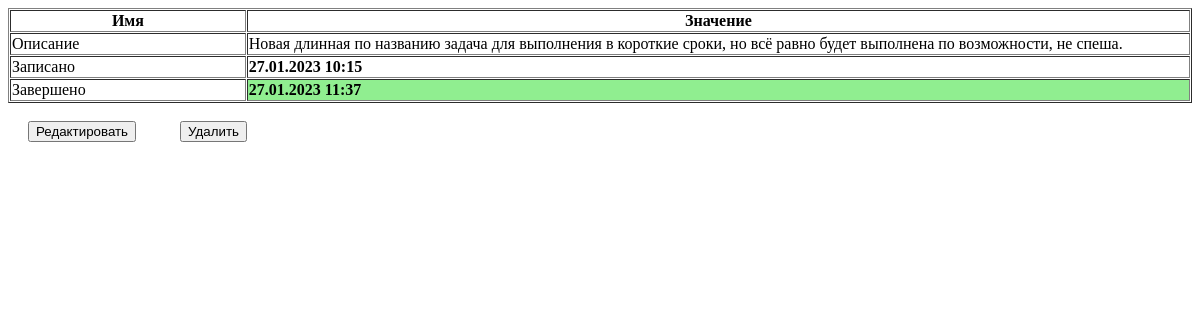
The app's page /detail/5/, older data.
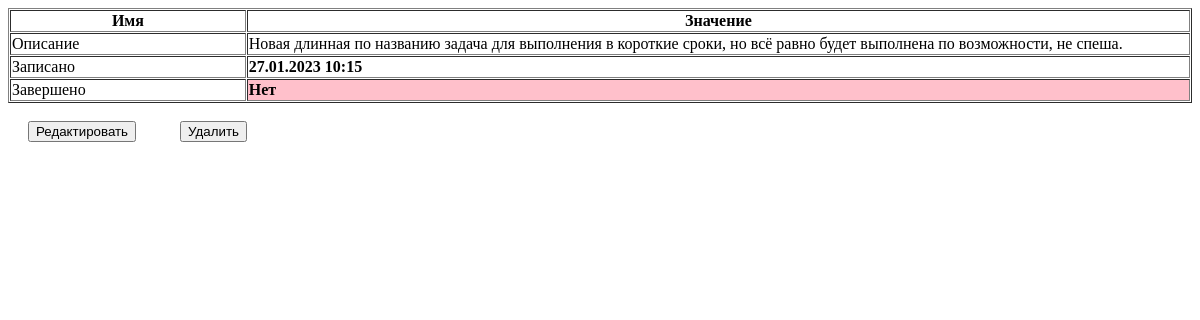
The same page, newer data.
### main/models.py (models this page shows, shortened)
class MyList(models.Model):
    desc = models.CharField(
        max_length=120,
        help_text="Описание задачи",
        verbose_name="Описание",
    )
    date_add = models.DateTimeField(
        default=datetime.now,
        help_text="Дата создания задачи",
        verbose_name="Создано",
    )
    date_end = models.DateTimeField(
        default=None,
        help_text="Дата завершения задачи",
        verbose_name="Завершено",
        blank=True,
        null=True,
    )
    chk_end = models.BooleanField(
        default=False,
        help_text="Завершить",
        verbose_name="",
    )

### main/views.py (the view)
# urls.py: path(r"detail/<int:pk>/", MainDetail.as_view(), name="detail"),
class MainDetail(DetailView):
    template_name = "detail.html"
    context_object_name = "context"
    model = MyList

### main/templates/detail.html (shortened to what this page needs)
<table border=1 cellspacing=1 width=100%>
    <thead>
        <tr>
            <th width=20%>Имя</th>
            <th>Значение</th>
        </tr>
    </thead>
    <tr>
        <td>Описание</td>
        <td>{{ context.desc }}</td>
    </tr>
    <tr>
        <td>Записано</td>
        <td class="bold">{{ context.date_add|date:"d.m.Y H:i" }}</td>
    </tr>
    <tr>
        <td>Завершено</td>
        {% if context.chk_end %}
            <td class="bold chk_on">{{ context.date_end|date:"d.m.Y H:i" }}</td>
        {% else %}
            <td class="bold chk_off">Нет</td>
        {% endif %}
    </tr>
</table>
<a href={% url 'edit' context.id %} class="mr"><button>Редактировать</button></a>
{% if delete %}
    <a href={% url 'detail' context.id %} class="mr"><button>Просмотр</button></a>
{% else %}
    <a href={% url 'delete' context.id %} class="mr"><button>Удалить</button></a>
{% endif %}

Row changes from the older to the newer data that the page shows:
changed MyList: chk_end True → False (drawn); date_end "27.01.2023 11:37" → (not shown)
Text that changed along with them:
text now shown: "Нет"
